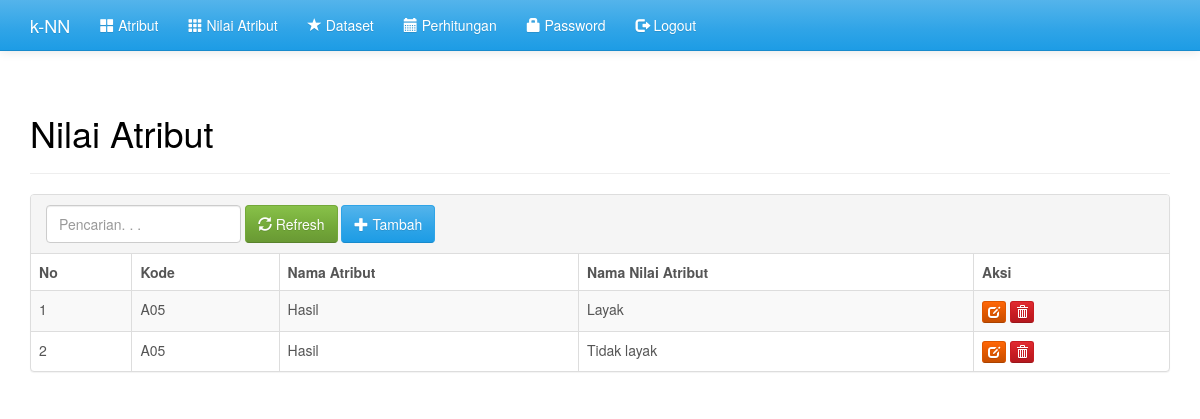
Screenshot of /index.php?m=nilai (signed in) with the database file from the repository.
### tables this page shows
CREATE TABLE `tb_nilai` (
  `id_nilai` int(11) NOT NULL,
  `id_atribut` varchar(255) DEFAULT NULL,
  `nama_nilai` varchar(255) DEFAULT NULL
);

CREATE TABLE `tb_atribut` (
  `id_atribut` varchar(16) NOT NULL,
  `nama_atribut` varchar(255) DEFAULT NULL,
  `status_atribut` varchar(255) DEFAULT NULL,
  `nilai` tinyint(1) DEFAULT NULL,
  `keterangan` varchar(255) DEFAULT NULL
);

### config.php (called while the page is built)
<?php
$config["server"]='localhost';
$config["username"]='root';
$config["password"]='';
$config["database_name"]='knn';

### functions.php (called while the page is built, shortened)
<?php
include 'config.php';
include 'includes/db.php';
$db = new DB($config['server'], $config['username'], $config['password'], $config['database_name']);
function esc_field($str)
{
    return addslashes($str);
}

### includes/db.php (called while the page is built, shortened)
<?php
class DB
{
    var $conn = null;
    public function __construct($host, $username, $passwd, $dbname)
    {
        $this->conn = mysqli_connect($host, $username, $passwd, $dbname);
    }
    public function query($sql)
    {
        $query = mysqli_query($this->conn, $sql) or die('<pre>Error mysqli_query: ' . mysqli_error($this->conn) . '<br />' . $sql . '</pre>');
        return $query;
    }
    public function get_results($sql)
    {
        $query = $this->query($sql);
        $arr = array();
        while ($row = mysqli_fetch_object($query)) {
            $arr[] = $row;
        }
        return $arr;
    }
}

### nilai.php (the view, shortened to what this page needs)
<div class="page-header">
    <h1>Nilai Atribut</h1>
</div>
<div class="panel panel-default">
    <div class="panel-heading">
        <form class="form-inline">
            <div class="form-group">
                <input class="form-control" type="text" placeholder="Pencarian. . ." name="q" value="<?= $_GET['q'] ?>" />
            </div>
            <div class="form-group">
                <button class="btn btn-success"><span class="glyphicon glyphicon-refresh"></span> Refresh</button>
            </div>
            <div class="form-group">
                <a class="btn btn-primary" href="?m=nilai_tambah"><span class="glyphicon glyphicon-plus"></span> Tambah</a>
            </div>
        </form>
    </div>
    <table class="table table-bordered table-hover table-striped">
        <thead>
            <tr>
                <th>No</th>
                <th>Kode</th>
                <th>Nama Atribut</th>
                <th>Nama Nilai Atribut</th>
                <th>Aksi</th>
            </tr>
        </thead>
        <?php
        $q = esc_field($_GET['q']);
        $rows = $db->get_results("SELECT * FROM tb_nilai n INNER JOIN tb_atribut a ON a.id_atribut=n.id_atribut WHERE nama_atribut LIKE '%$q%' OR nama_nilai LIKE '%$q%' ORDER BY n.id_atribut, n.nama_nilai");
        $no = 0;
        foreach ($rows as $row) : ?>
            <tr>
                <td><?= ++$no ?></td>
                <td><?= $row->id_atribut ?></td>
                <td><?= $row->nama_atribut ?></td>
                <td><?= $row->nama_nilai ?></td>
                <td>
                    <a class="btn btn-xs btn-warning" href="?m=nilai_ubah&ID=<?= $row->id_nilai ?>"><span class="glyphicon glyphicon-edit"></span></a>
                    <a class="btn btn-xs btn-danger" href="aksi.php?act=nilai_hapus&ID=<?= $row->id_nilai ?>" onclick="return confirm('Hapus data?')"><span class="glyphicon glyphicon-trash"></span></a>
                </td>
            </tr>
        <?php endforeach;
        ?>
    </table>
</div>

### rows the page displays
tb_nilai: id_atribut.id_atribut "A05", id_atribut.nama_atribut "Hasil", nama_nilai "Layak"
tb_nilai: id_atribut.id_atribut "A05", id_atribut.nama_atribut "Hasil", nama_nilai "Tidak layak"
